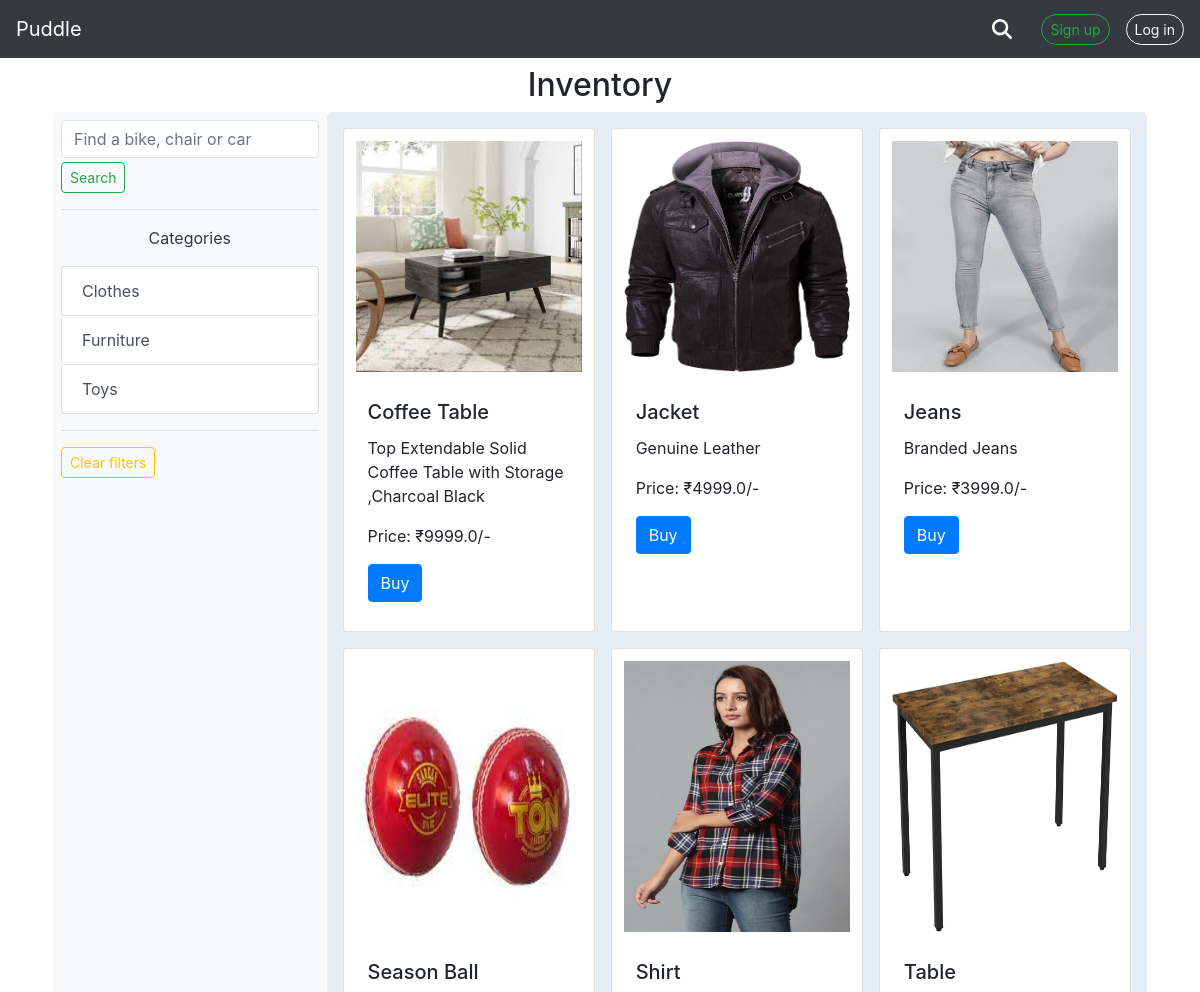
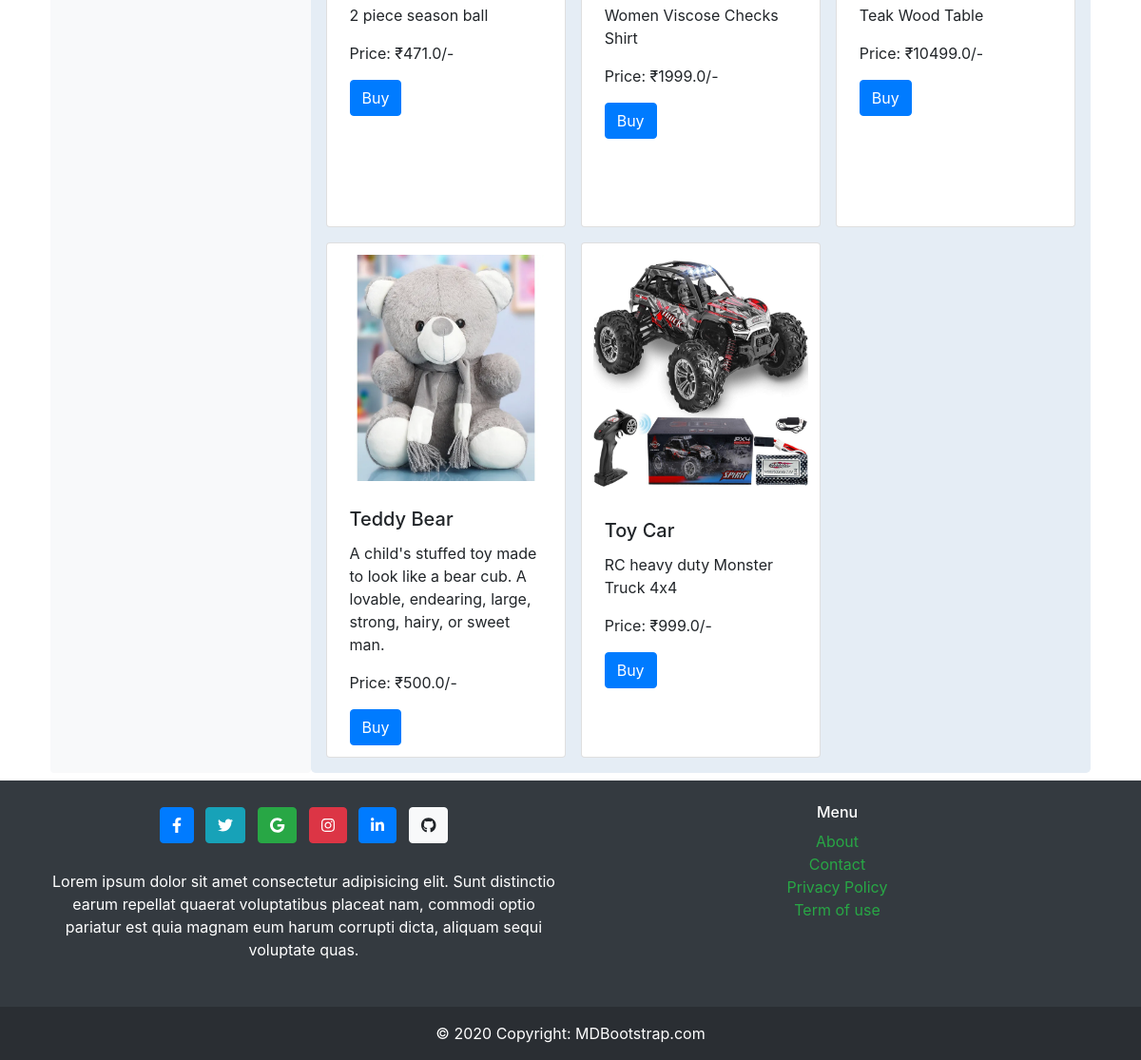
The app's page /items/ with its own data (2 pictures, top to bottom).
### item/models.py (models this page shows, shortened)
class Category(models.Model):
    name = models.CharField(max_length=255)
    class Meta:
        ordering = ('name',)
        verbose_name_plural= 'Categories'

class Item(models.Model):
    category = models.ForeignKey(Category, related_name='items', on_delete=models.CASCADE)
    name = models.CharField(max_length=255)
    description = models.TextField(blank=True, null=True)
    price = models.FloatField()
    image= models.ImageField(upload_to='item_images', blank=True, null=True)
    is_sold = models.BooleanField(default=False)
    created_by = models.ForeignKey(User, related_name='items', on_delete= models.CASCADE)
    created_at = models.DateTimeField(auto_now_add=True)
    class Meta:
        ordering = ('name',)

### item/views.py (the view)
# urls.py: path('',views.items,name='items'),
def items(request):
    query = request.GET.get('query','')
    items = Item.objects.filter(is_sold=False)
    category_id = request.GET.get('category',0)
    categories = Category.objects.all()
    if category_id:
        items = items.filter(category_id=category_id)
    if query:
        items = items.filter(Q(name__icontains=query)|Q(description__icontains=query) )
    return render(request,'item/items.html',{
        'items':items,
        'query':query,
        'categories':categories,
        'category_id': int(category_id)
    })

### item/templates/item/items.html (shortened to what this page needs)
{% extends "core/base.html" %}
{% block content %}
        <h2 class="text-center m-2 ">Inventory</h2>
        <div class="row m-2">
            <div class="col-sm-3 bg-light p-2 rounded" >
                <form class="form-group " method="get" action="{% url "item:items" %}">
                    <input name="query" class="form-control w-100 p-6 rounded-lg border" type="text" value="{{query}}" placeholder="Find a bike, chair or car">
                    <button class="btn btn-sm mt-1 btn-outline-success rounded">Search</button>
                </form>
                <hr>
                <p class="text-dark text-center">Categories</p>
                    <ul class="list-group">
                        {% for category in categories %}
                            <a href="{% url "item:items" %}?query={{query}}&category={{category.id}} " class="rounded list-group-item list-group-item-action ">{{category.name}}</a>
                        {% endfor %}
                    </ul>
                    <hr>
                    <a href="{%url "item:items"%}" class="btn btn-sm rounded btn-outline-warning">Clear filters</a>
            </div>
            <div class="col-sm-9">
                <div class="row rounded-lg p-2" style="background:#e5edf5 ">
                    {% for item in items %}
                    <div class="col-sm-4 p-2">
                        <div class="card h-100 w-100 p-1 d-flex " >
                            <a href="{%url "item:detail" item.id %}" class="h-50">
                            <img src="{{item.image.url}}" class="card-img h-100 p-2 rounded "   alt="{{item.name}}"></a>
                            <div class="card-body">
                                <h5 class="card-title">{{item.name}}</h5>
                                <p class="card-text ">{{item.description}}</p>
                                <p class="card-text">Price: <span>&#8377;</span>{{item.price}}/- </p>
                                <a href="{%url "item:detail" item.id %}" class="btn btn-primary">Buy</a>
                            </div>
                        </div>
                    </div>
                    {% endfor %}
                </div>
            </div>
        </div>
{% endblock content %}

### records on screen
Category: name "Clothes"
Category: name "Furniture"
Category: name "Toys"
Item: image (picture), name "Coffee Table", description "Top Extendable Solid Coffee Table with Storage ,Charcoal Black", price "9999.0"
Item: image (picture), name "Jacket", description "Genuine Leather", price "4999.0"
Item: image (picture), name "Jeans", description "Branded Jeans", price "3999.0"
Item: image (picture), name "Season Ball", description "2 piece season ball", price "471.0"
Item: image (picture), name "Shirt", description "Women Viscose Checks Shirt", price "1999.0"
Item: image (picture), name "Table", description "Teak Wood Table", price "10499.0"
Item: image (picture), name "Teddy Bear", description "A child's stuffed toy made to look like a bear cub. A lovable, endearing, large, strong, hairy, or sweet man.", price "500.0"
Item: image (picture), name "Toy Car", description "RC heavy duty Monster Truck 4x4", price "999.0"
